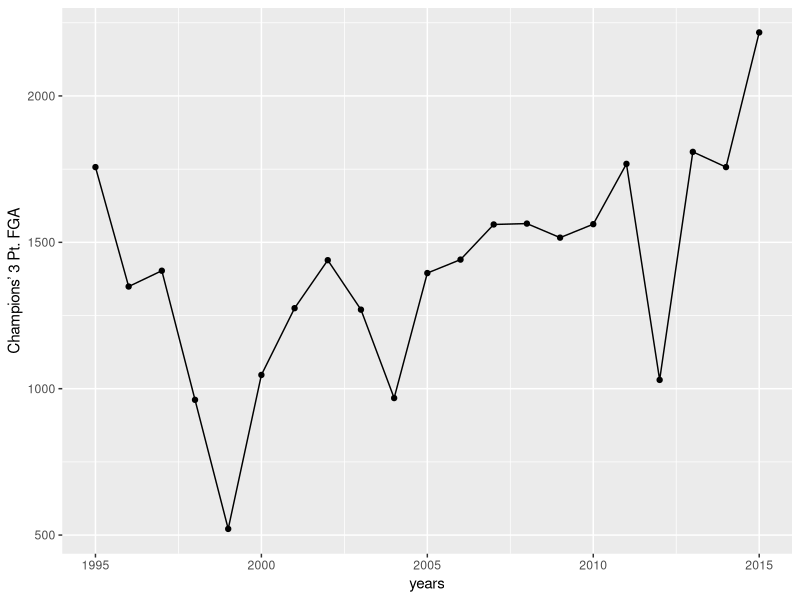
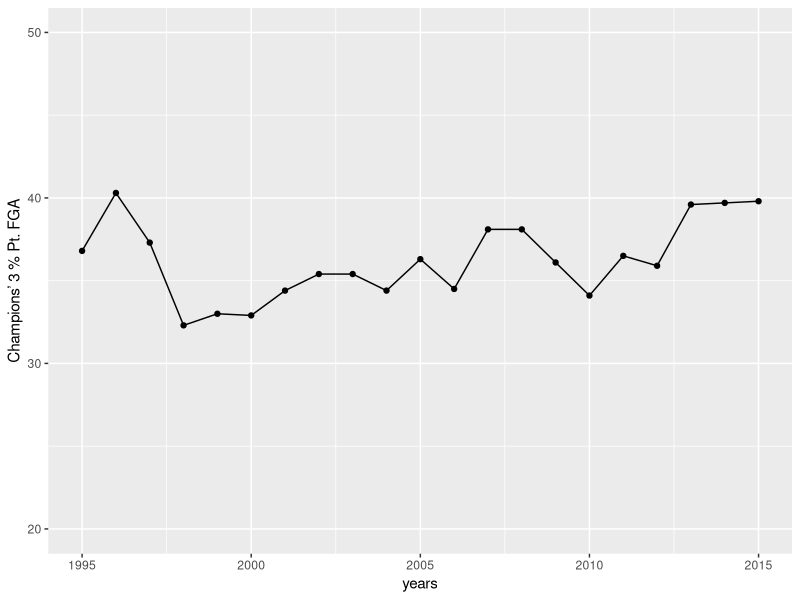

Write the R code that produced these figures, in order.
library(ggplot2)

data <- read.csv(file = "../data/champdata.csv", header = TRUE)[-c(1)]
data$X3PP <- data$X3PP * 100

qplot(x = years, y = X3PA, data = data, geom = c("point", "line"), 
      ylab = "Champions’ 3 Pt. FGA")
qplot(x = years, y = X3PP, data = data, geom = c("point", "line"), 
      ylim = c(20, 50), ylab = "Champions’ 3 % Pt. FGA")

